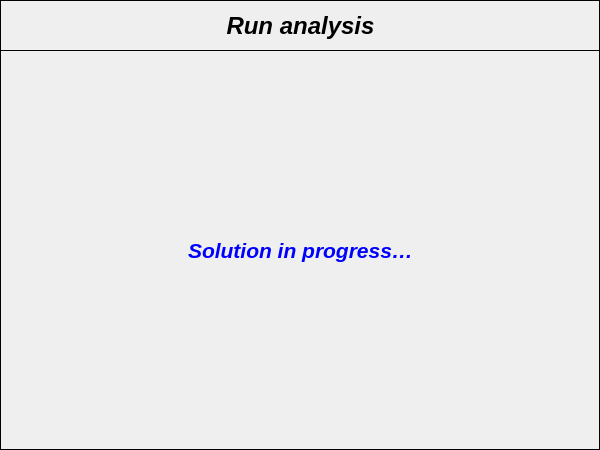
<?xml version="1.0" encoding="UTF-8"?>
<ui version="4.0">
 <class>Form</class>
 <widget class="QWidget" name="Form">
  <property name="geometry">
   <rect>
    <x>0</x>
    <y>0</y>
    <width>600</width>
    <height>450</height>
   </rect>
  </property>
  <property name="windowTitle">
   <string>Form</string>
  </property>
  <widget class="QFrame" name="frame_message">
   <property name="geometry">
    <rect>
     <x>0</x>
     <y>50</y>
     <width>600</width>
     <height>400</height>
    </rect>
   </property>
   <property name="minimumSize">
    <size>
     <width>600</width>
     <height>400</height>
    </size>
   </property>
   <property name="maximumSize">
    <size>
     <width>600</width>
     <height>400</height>
    </size>
   </property>
   <property name="frameShape">
    <enum>QFrame::Box</enum>
   </property>
   <property name="frameShadow">
    <enum>QFrame::Plain</enum>
   </property>
   <widget class="QLabel" name="label_message">
    <property name="geometry">
     <rect>
      <x>6</x>
      <y>6</y>
      <width>589</width>
      <height>389</height>
     </rect>
    </property>
    <property name="font">
     <font>
      <family>Arial</family>
      <pointsize>16</pointsize>
      <weight>75</weight>
      <italic>true</italic>
      <bold>true</bold>
     </font>
    </property>
    <property name="text">
     <string>&lt;html&gt;&lt;head/&gt;&lt;body&gt;&lt;p align=&quot;center&quot;&gt;&lt;span style=&quot; font-weight:600; color:#0000ff;&quot;&gt;Solution in progress…&lt;/span&gt;&lt;/p&gt;&lt;/body&gt;&lt;/html&gt;</string>
    </property>
    <property name="alignment">
     <set>Qt::AlignCenter</set>
    </property>
   </widget>
  </widget>
  <widget class="QFrame" name="frame_title">
   <property name="geometry">
    <rect>
     <x>0</x>
     <y>0</y>
     <width>600</width>
     <height>51</height>
    </rect>
   </property>
   <property name="minimumSize">
    <size>
     <width>600</width>
     <height>0</height>
    </size>
   </property>
   <property name="maximumSize">
    <size>
     <width>600</width>
     <height>16777215</height>
    </size>
   </property>
   <property name="frameShape">
    <enum>QFrame::Box</enum>
   </property>
   <property name="frameShadow">
    <enum>QFrame::Plain</enum>
   </property>
   <property name="lineWidth">
    <number>1</number>
   </property>
   <widget class="QLabel" name="label_title">
    <property name="geometry">
     <rect>
      <x>6</x>
      <y>6</y>
      <width>589</width>
      <height>39</height>
     </rect>
    </property>
    <property name="font">
     <font>
      <family>Arial</family>
      <pointsize>18</pointsize>
      <weight>75</weight>
      <italic>true</italic>
      <bold>true</bold>
     </font>
    </property>
    <property name="text">
     <string>Run analysis</string>
    </property>
    <property name="textFormat">
     <enum>Qt::AutoText</enum>
    </property>
    <property name="alignment">
     <set>Qt::AlignCenter</set>
    </property>
   </widget>
  </widget>
 </widget>
 <resources/>
 <connections/>
</ui>
